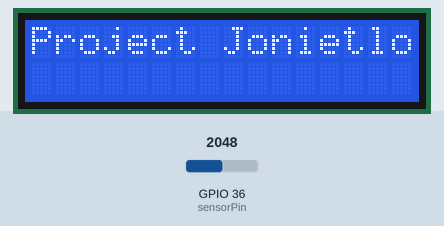
A sketch run on a simulated ESP32. Parts: 16×2 character LCD. Inputs (shaded band) come from the test bench; at power-on: GPIO 36 (sensorPin) = 2048. The local clock reads 2024-03-15 10:24:30 at power-on unless the sketch sets it.

Above: at 1.6 s.
At 4.7 s:
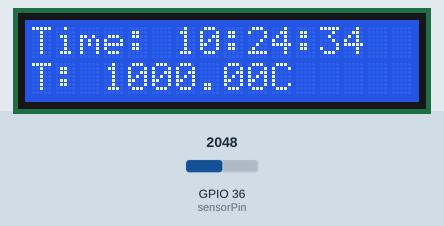
4.8 s: GPIO 36 (sensorPin) set to 2866
At 6.5 s:
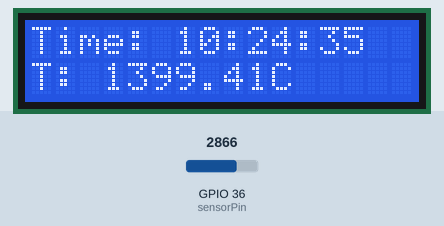
8.2 s: GPIO 36 (sensorPin) set to 3603
At 9.5 s:
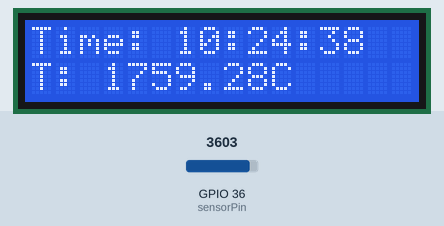
11.2 s: GPIO 36 (sensorPin) set to 4095
At 12.6 s:
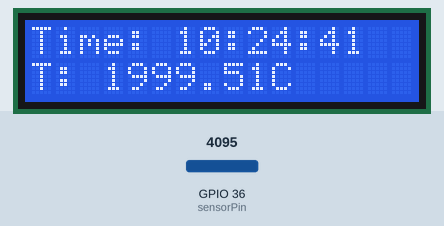
Timing chart, 0 to 14.2 s (numbered marks = the images above; inputs shaded):
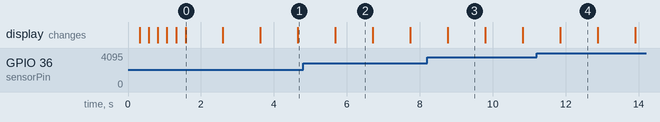

Measured:
- what the display in image 0 shows lasts 1.0 s, from 1.6 s to 2.6 s

The sketch:

ESPDuino_LCD_RTC_Temp_Module.ino
```cpp
/*
 * This example is used only for ESPDuino.
 * The goal is to use RTC to display the time on LCD
 */

#include <DS1302.h>
#include <LiquidCrystal_I2C.h>
#include <Wire.h>

#define DELAY_DURATION 1000

DS1302 rtc(16, 15, 14);
LiquidCrystal_I2C lcd(0x27, 16, 2);

const int sensorPin=A0;

char line1Str[16]; //RTC Time
char line2Str[16]; //temperature

void rtcModule_setup(bool needTimeSetup) {

  // Setup the clock as normal mode
  rtc.halt(false);

  if(needTimeSetup) {
    // Cancel write-protect, need this line for date setting
    rtc.writeProtect(false);

    // The way to set Time. Just do once before the battery used up
    rtc.setDOW(FRIDAY);        // Week day，e.g. FRIDAY
    rtc.setTime(23, 56, 0);     // Time hr，min，sec (24hr format)
    rtc.setDate(25, 11, 2016);   // Date day，month，year
  }
}

void lcdModule_setup() {
  Wire.begin(4, 5); // SDA: 4 (default) or 2, SCL: 5 (default) or 14

  lcd.init(); // initializing the LCD
  lcd.display(); //Enable or turn on the text

  // blink three times
  for(int i=0; i<3; i++) {
    lcd.backlight();    //turn on backlight
    delay(250);
    lcd.noBacklight();  // turn off backlight
    delay(250);
  }

  lcd.backlight();

  // intial output
  lcd.setCursor(0,0);         //set cursor position at first line
  lcd.print("Project Jonietlo");
  delay(DELAY_DURATION);
  lcd.setCursor(0, 1);        //set cursor position at second line
  lcd.print("LCD is ready");
  delay(DELAY_DURATION);
}

void tempModule_setup() {;}

void rtcModule_loop() {
  sprintf(line1Str, "Time: %s", rtc.getTimeStr());
}

void tempModule_loop() {
  int sensorVal = analogRead(sensorPin);
  // convert the ADC reading to voltage
  float voltage = (sensorVal/1024.0) * 5.0;
  // convert the voltage to temperature in degrees C
  // the sensor reports 10 mv per degree
  // to degree (voltage times 100)
  float temperature = voltage *100;
  char temp[16];
  dtostrf(temperature, 5, 2, temp);
  sprintf(line2Str, "T: %sC", temp);
}

void lcdModule_loop() {
  lcd.clear();
  lcd.setCursor(0,0);
  lcd.print(line1Str);
  lcd.setCursor(0, 1);
  lcd.print(line2Str);
}

//The setup function is called once at startup of the sketch
void setup() {
  lcdModule_setup();
  tempModule_setup();
  rtcModule_setup(false);
}

// The loop function is called in an endless loop
void loop() {
  rtcModule_loop();
  tempModule_loop();
  lcdModule_loop();

  // Refrech per second
  delay (DELAY_DURATION);
}
```
